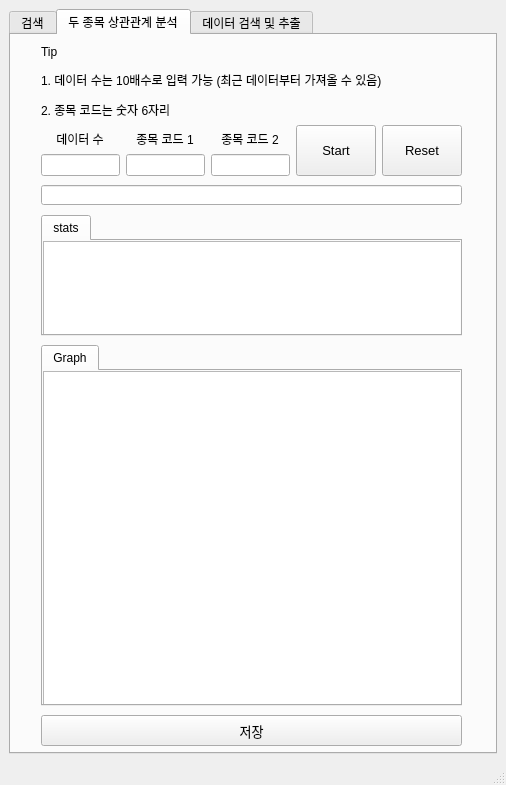
<?xml version="1.0" encoding="UTF-8"?>
<ui version="4.0">
 <class>MainWindow</class>
 <widget class="QMainWindow" name="MainWindow">
  <property name="geometry">
   <rect>
    <x>0</x>
    <y>0</y>
    <width>506</width>
    <height>785</height>
   </rect>
  </property>
  <property name="font">
   <font>
    <stylestrategy>PreferAntialias</stylestrategy>
   </font>
  </property>
  <property name="windowTitle">
   <string>MainWindow</string>
  </property>
  <widget class="QWidget" name="centralwidget">
   <layout class="QVBoxLayout" name="verticalLayout">
    <item>
     <widget class="QTabWidget" name="tabWidget_1">
      <property name="currentIndex">
       <number>1</number>
      </property>
      <widget class="QWidget" name="tab_1">
       <attribute name="title">
        <string>검색</string>
       </attribute>
       <widget class="QTableView" name="tableView_Stocklist">
        <property name="geometry">
         <rect>
          <x>30</x>
          <y>180</y>
          <width>421</width>
          <height>531</height>
         </rect>
        </property>
       </widget>
       <widget class="QLineEdit" name="result_1">
        <property name="geometry">
         <rect>
          <x>30</x>
          <y>150</y>
          <width>421</width>
          <height>20</height>
         </rect>
        </property>
        <property name="font">
         <font>
          <weight>75</weight>
          <bold>true</bold>
         </font>
        </property>
        <property name="cursor">
         <cursorShape>IBeamCursor</cursorShape>
        </property>
        <property name="alignment">
         <set>Qt::AlignCenter</set>
        </property>
        <property name="dragEnabled">
         <bool>true</bool>
        </property>
        <property name="readOnly">
         <bool>true</bool>
        </property>
       </widget>
       <widget class="QWidget" name="horizontalLayoutWidget_7">
        <property name="geometry">
         <rect>
          <x>30</x>
          <y>90</y>
          <width>421</width>
          <height>51</height>
         </rect>
        </property>
        <layout class="QHBoxLayout" name="horizontalLayout_6">
         <item>
          <widget class="QPushButton" name="Load_data_btn">
           <property name="sizePolicy">
            <sizepolicy hsizetype="Maximum" vsizetype="Ignored">
             <horstretch>0</horstretch>
             <verstretch>0</verstretch>
            </sizepolicy>
           </property>
           <property name="font">
            <font>
             <pointsize>10</pointsize>
             <stylestrategy>PreferAntialias</stylestrategy>
            </font>
           </property>
           <property name="autoFillBackground">
            <bool>false</bool>
           </property>
           <property name="text">
            <string>Load
Data</string>
           </property>
           <property name="autoDefault">
            <bool>false</bool>
           </property>
          </widget>
         </item>
         <item>
          <layout class="QVBoxLayout" name="verticalLayout_11">
           <item alignment="Qt::AlignHCenter|Qt::AlignBottom">
            <widget class="QLabel" name="label1_1">
             <property name="sizePolicy">
              <sizepolicy hsizetype="Fixed" vsizetype="Fixed">
               <horstretch>0</horstretch>
               <verstretch>0</verstretch>
              </sizepolicy>
             </property>
             <property name="font">
              <font>
               <pointsize>9</pointsize>
               <stylestrategy>PreferAntialias</stylestrategy>
              </font>
             </property>
             <property name="text">
              <string>종목 이름</string>
             </property>
             <property name="alignment">
              <set>Qt::AlignCenter</set>
             </property>
            </widget>
           </item>
           <item>
            <widget class="QLineEdit" name="stock_name">
             <property name="sizePolicy">
              <sizepolicy hsizetype="Ignored" vsizetype="Ignored">
               <horstretch>0</horstretch>
               <verstretch>0</verstretch>
              </sizepolicy>
             </property>
             <property name="inputMethodHints">
              <set>Qt::ImhDigitsOnly</set>
             </property>
             <property name="text">
              <string/>
             </property>
             <property name="alignment">
              <set>Qt::AlignCenter</set>
             </property>
            </widget>
           </item>
          </layout>
         </item>
         <item>
          <widget class="QPushButton" name="Search_btn1">
           <property name="sizePolicy">
            <sizepolicy hsizetype="Maximum" vsizetype="Ignored">
             <horstretch>0</horstretch>
             <verstretch>0</verstretch>
            </sizepolicy>
           </property>
           <property name="font">
            <font>
             <pointsize>10</pointsize>
             <stylestrategy>PreferAntialias</stylestrategy>
            </font>
           </property>
           <property name="autoFillBackground">
            <bool>false</bool>
           </property>
           <property name="text">
            <string>Search</string>
           </property>
          </widget>
         </item>
         <item>
          <layout class="QVBoxLayout" name="verticalLayout_16">
           <item alignment="Qt::AlignHCenter|Qt::AlignBottom">
            <widget class="QLabel" name="label1_6">
             <property name="sizePolicy">
              <sizepolicy hsizetype="Fixed" vsizetype="Fixed">
               <horstretch>0</horstretch>
               <verstretch>0</verstretch>
              </sizepolicy>
             </property>
             <property name="font">
              <font>
               <pointsize>9</pointsize>
               <stylestrategy>PreferAntialias</stylestrategy>
              </font>
             </property>
             <property name="text">
              <string>검색된 종목 코드</string>
             </property>
             <property name="alignment">
              <set>Qt::AlignCenter</set>
             </property>
            </widget>
           </item>
           <item>
            <widget class="QLineEdit" name="stock_number">
             <property name="sizePolicy">
              <sizepolicy hsizetype="Ignored" vsizetype="Ignored">
               <horstretch>0</horstretch>
               <verstretch>0</verstretch>
              </sizepolicy>
             </property>
             <property name="inputMethodHints">
              <set>Qt::ImhDigitsOnly</set>
             </property>
             <property name="text">
              <string/>
             </property>
             <property name="alignment">
              <set>Qt::AlignCenter</set>
             </property>
             <property name="readOnly">
              <bool>true</bool>
             </property>
            </widget>
           </item>
          </layout>
         </item>
        </layout>
       </widget>
       <widget class="QLabel" name="tips1">
        <property name="geometry">
         <rect>
          <x>30</x>
          <y>10</y>
          <width>421</width>
          <height>71</height>
         </rect>
        </property>
        <property name="sizePolicy">
         <sizepolicy hsizetype="Fixed" vsizetype="Fixed">
          <horstretch>0</horstretch>
          <verstretch>0</verstretch>
         </sizepolicy>
        </property>
        <property name="font">
         <font>
          <pointsize>9</pointsize>
          <stylestrategy>PreferAntialias</stylestrategy>
         </font>
        </property>
        <property name="frameShape">
         <enum>QFrame::NoFrame</enum>
        </property>
        <property name="frameShadow">
         <enum>QFrame::Plain</enum>
        </property>
        <property name="text">
         <string>&lt;html&gt;&lt;head/&gt;&lt;body&gt;&lt;p&gt;Tip&lt;/p&gt;&lt;p&gt;Load Data -&amp;gt; 종목 이름 입력 -&amp;gt; Search&lt;/p&gt;&lt;/body&gt;&lt;/html&gt;</string>
        </property>
        <property name="textFormat">
         <enum>Qt::AutoText</enum>
        </property>
        <property name="alignment">
         <set>Qt::AlignLeading|Qt::AlignLeft|Qt::AlignVCenter</set>
        </property>
       </widget>
      </widget>
      <widget class="QWidget" name="tab_2">
       <attribute name="title">
        <string>두 종목 상관관계 분석</string>
       </attribute>
       <widget class="QWidget" name="horizontalLayoutWidget_5">
        <property name="geometry">
         <rect>
          <x>30</x>
          <y>90</y>
          <width>421</width>
          <height>51</height>
         </rect>
        </property>
        <layout class="QHBoxLayout" name="horizontalLayout">
         <item>
          <layout class="QHBoxLayout" name="horizontalLayout_1">
           <item>
            <layout class="QVBoxLayout" name="verticalLayout_1">
             <item alignment="Qt::AlignHCenter|Qt::AlignBottom">
              <widget class="QLabel" name="label2_1">
               <property name="sizePolicy">
                <sizepolicy hsizetype="Fixed" vsizetype="Fixed">
                 <horstretch>0</horstretch>
                 <verstretch>0</verstretch>
                </sizepolicy>
               </property>
               <property name="font">
                <font>
                 <pointsize>9</pointsize>
                 <stylestrategy>PreferAntialias</stylestrategy>
                </font>
               </property>
               <property name="text">
                <string>데이터 수</string>
               </property>
               <property name="alignment">
                <set>Qt::AlignCenter</set>
               </property>
              </widget>
             </item>
             <item>
              <widget class="QLineEdit" name="data_len">
               <property name="sizePolicy">
                <sizepolicy hsizetype="Ignored" vsizetype="Ignored">
                 <horstretch>0</horstretch>
                 <verstretch>0</verstretch>
                </sizepolicy>
               </property>
               <property name="inputMethodHints">
                <set>Qt::ImhDigitsOnly</set>
               </property>
               <property name="text">
                <string/>
               </property>
               <property name="alignment">
                <set>Qt::AlignCenter</set>
               </property>
              </widget>
             </item>
            </layout>
           </item>
           <item>
            <layout class="QVBoxLayout" name="verticalLayout_2">
             <item alignment="Qt::AlignHCenter|Qt::AlignBottom">
              <widget class="QLabel" name="label2_2">
               <property name="sizePolicy">
                <sizepolicy hsizetype="Fixed" vsizetype="Fixed">
                 <horstretch>0</horstretch>
                 <verstretch>0</verstretch>
                </sizepolicy>
               </property>
               <property name="font">
                <font>
                 <pointsize>9</pointsize>
                 <stylestrategy>PreferAntialias</stylestrategy>
                </font>
               </property>
               <property name="text">
                <string>종목 코드 1</string>
               </property>
               <property name="alignment">
                <set>Qt::AlignCenter</set>
               </property>
              </widget>
             </item>
             <item>
              <widget class="QLineEdit" name="stock_num1">
               <property name="sizePolicy">
                <sizepolicy hsizetype="Ignored" vsizetype="Ignored">
                 <horstretch>0</horstretch>
                 <verstretch>0</verstretch>
                </sizepolicy>
               </property>
               <property name="inputMethodHints">
                <set>Qt::ImhDigitsOnly</set>
               </property>
               <property name="text">
                <string/>
               </property>
               <property name="alignment">
                <set>Qt::AlignCenter</set>
               </property>
              </widget>
             </item>
            </layout>
           </item>
           <item>
            <layout class="QVBoxLayout" name="verticalLayout_3">
             <item alignment="Qt::AlignHCenter|Qt::AlignBottom">
              <widget class="QLabel" name="label2_3">
               <property name="sizePolicy">
                <sizepolicy hsizetype="Fixed" vsizetype="Fixed">
                 <horstretch>0</horstretch>
                 <verstretch>0</verstretch>
                </sizepolicy>
               </property>
               <property name="font">
                <font>
                 <pointsize>9</pointsize>
                 <stylestrategy>PreferAntialias</stylestrategy>
                </font>
               </property>
               <property name="text">
                <string>종목 코드 2</string>
               </property>
               <property name="alignment">
                <set>Qt::AlignCenter</set>
               </property>
              </widget>
             </item>
             <item>
              <widget class="QLineEdit" name="stock_num2">
               <property name="sizePolicy">
                <sizepolicy hsizetype="Ignored" vsizetype="Ignored">
                 <horstretch>0</horstretch>
                 <verstretch>0</verstretch>
                </sizepolicy>
               </property>
               <property name="inputMethodHints">
                <set>Qt::ImhDigitsOnly</set>
               </property>
               <property name="text">
                <string/>
               </property>
               <property name="alignment">
                <set>Qt::AlignCenter</set>
               </property>
              </widget>
             </item>
            </layout>
           </item>
          </layout>
         </item>
         <item>
          <widget class="QPushButton" name="Start_btn2">
           <property name="sizePolicy">
            <sizepolicy hsizetype="Maximum" vsizetype="Ignored">
             <horstretch>0</horstretch>
             <verstretch>0</verstretch>
            </sizepolicy>
           </property>
           <property name="font">
            <font>
             <pointsize>10</pointsize>
             <stylestrategy>PreferAntialias</stylestrategy>
            </font>
           </property>
           <property name="autoFillBackground">
            <bool>false</bool>
           </property>
           <property name="text">
            <string>Start</string>
           </property>
           <property name="autoDefault">
            <bool>false</bool>
           </property>
          </widget>
         </item>
         <item>
          <widget class="QPushButton" name="Reset_btn2">
           <property name="sizePolicy">
            <sizepolicy hsizetype="Maximum" vsizetype="Ignored">
             <horstretch>0</horstretch>
             <verstretch>0</verstretch>
            </sizepolicy>
           </property>
           <property name="font">
            <font>
             <pointsize>10</pointsize>
             <stylestrategy>PreferAntialias</stylestrategy>
            </font>
           </property>
           <property name="autoFillBackground">
            <bool>false</bool>
           </property>
           <property name="text">
            <string>Reset</string>
           </property>
          </widget>
         </item>
        </layout>
       </widget>
       <widget class="QLabel" name="tips2">
        <property name="geometry">
         <rect>
          <x>30</x>
          <y>10</y>
          <width>421</width>
          <height>71</height>
         </rect>
        </property>
        <property name="sizePolicy">
         <sizepolicy hsizetype="Fixed" vsizetype="Fixed">
          <horstretch>0</horstretch>
          <verstretch>0</verstretch>
         </sizepolicy>
        </property>
        <property name="font">
         <font>
          <pointsize>9</pointsize>
          <stylestrategy>PreferAntialias</stylestrategy>
         </font>
        </property>
        <property name="inputMethodHints">
         <set>Qt::ImhNone</set>
        </property>
        <property name="frameShape">
         <enum>QFrame::NoFrame</enum>
        </property>
        <property name="frameShadow">
         <enum>QFrame::Plain</enum>
        </property>
        <property name="text">
         <string>&lt;html&gt;&lt;head/&gt;&lt;body&gt;&lt;p&gt;Tip&lt;/p&gt;&lt;p&gt;1. 데이터 수는 10배수로 입력 가능 (최근 데이터부터 가져올 수 있음)&lt;/p&gt;&lt;p&gt;2. 종목 코드는 숫자 6자리&lt;/p&gt;&lt;/body&gt;&lt;/html&gt;</string>
        </property>
        <property name="textFormat">
         <enum>Qt::AutoText</enum>
        </property>
        <property name="alignment">
         <set>Qt::AlignLeading|Qt::AlignLeft|Qt::AlignVCenter</set>
        </property>
       </widget>
       <widget class="QLineEdit" name="result_2">
        <property name="geometry">
         <rect>
          <x>30</x>
          <y>150</y>
          <width>421</width>
          <height>20</height>
         </rect>
        </property>
        <property name="font">
         <font>
          <weight>75</weight>
          <bold>true</bold>
         </font>
        </property>
        <property name="cursor">
         <cursorShape>IBeamCursor</cursorShape>
        </property>
        <property name="alignment">
         <set>Qt::AlignCenter</set>
        </property>
        <property name="readOnly">
         <bool>true</bool>
        </property>
       </widget>
       <widget class="QPushButton" name="save_btn2">
        <property name="geometry">
         <rect>
          <x>30</x>
          <y>680</y>
          <width>421</width>
          <height>31</height>
         </rect>
        </property>
        <property name="sizePolicy">
         <sizepolicy hsizetype="Maximum" vsizetype="Ignored">
          <horstretch>0</horstretch>
          <verstretch>0</verstretch>
         </sizepolicy>
        </property>
        <property name="font">
         <font>
          <pointsize>10</pointsize>
          <stylestrategy>PreferAntialias</stylestrategy>
         </font>
        </property>
        <property name="autoFillBackground">
         <bool>false</bool>
        </property>
        <property name="text">
         <string>저장</string>
        </property>
       </widget>
       <widget class="QTabWidget" name="tabWidget_2">
        <property name="geometry">
         <rect>
          <x>30</x>
          <y>180</y>
          <width>421</width>
          <height>121</height>
         </rect>
        </property>
        <property name="currentIndex">
         <number>0</number>
        </property>
        <widget class="QWidget" name="tab2_1">
         <attribute name="title">
          <string>stats</string>
         </attribute>
         <widget class="QTextBrowser" name="stats">
          <property name="geometry">
           <rect>
            <x>0</x>
            <y>0</y>
            <width>421</width>
            <height>101</height>
           </rect>
          </property>
         </widget>
        </widget>
       </widget>
       <widget class="QTabWidget" name="tabWidget_4">
        <property name="geometry">
         <rect>
          <x>30</x>
          <y>310</y>
          <width>421</width>
          <height>361</height>
         </rect>
        </property>
        <property name="currentIndex">
         <number>0</number>
        </property>
        <widget class="QWidget" name="tab2_2">
         <attribute name="title">
          <string>Graph</string>
         </attribute>
         <widget class="QListView" name="listView">
          <property name="geometry">
           <rect>
            <x>0</x>
            <y>0</y>
            <width>421</width>
            <height>341</height>
           </rect>
          </property>
         </widget>
        </widget>
       </widget>
      </widget>
      <widget class="QWidget" name="tab_3">
       <attribute name="title">
        <string>데이터 검색 및 추출</string>
       </attribute>
       <widget class="QLabel" name="tips">
        <property name="geometry">
         <rect>
          <x>30</x>
          <y>10</y>
          <width>421</width>
          <height>71</height>
         </rect>
        </property>
        <property name="sizePolicy">
         <sizepolicy hsizetype="Fixed" vsizetype="Fixed">
          <horstretch>0</horstretch>
          <verstretch>0</verstretch>
         </sizepolicy>
        </property>
        <property name="font">
         <font>
          <pointsize>9</pointsize>
          <stylestrategy>PreferAntialias</stylestrategy>
         </font>
        </property>
        <property name="frameShape">
         <enum>QFrame::NoFrame</enum>
        </property>
        <property name="frameShadow">
         <enum>QFrame::Plain</enum>
        </property>
        <property name="text">
         <string>&lt;html&gt;&lt;head/&gt;&lt;body&gt;&lt;p&gt;Tip&lt;/p&gt;&lt;p&gt;1. 데이터 수는 10배수로 입력 가능 (최근 데이터부터 가져올 수 있음)&lt;/p&gt;&lt;p&gt;2. 종목 코드는 숫자 6자리&lt;/p&gt;&lt;/body&gt;&lt;/html&gt;</string>
        </property>
        <property name="textFormat">
         <enum>Qt::AutoText</enum>
        </property>
        <property name="alignment">
         <set>Qt::AlignLeading|Qt::AlignLeft|Qt::AlignVCenter</set>
        </property>
       </widget>
       <widget class="QPushButton" name="save_btn3">
        <property name="geometry">
         <rect>
          <x>30</x>
          <y>680</y>
          <width>421</width>
          <height>31</height>
         </rect>
        </property>
        <property name="sizePolicy">
         <sizepolicy hsizetype="Maximum" vsizetype="Ignored">
          <horstretch>0</horstretch>
          <verstretch>0</verstretch>
         </sizepolicy>
        </property>
        <property name="font">
         <font>
          <pointsize>10</pointsize>
          <stylestrategy>PreferAntialias</stylestrategy>
         </font>
        </property>
        <property name="autoFillBackground">
         <bool>false</bool>
        </property>
        <property name="text">
         <string>저장</string>
        </property>
       </widget>
       <widget class="QWidget" name="horizontalLayoutWidget_6">
        <property name="geometry">
         <rect>
          <x>30</x>
          <y>90</y>
          <width>421</width>
          <height>51</height>
         </rect>
        </property>
        <layout class="QHBoxLayout" name="horizontalLayout_4">
         <item>
          <layout class="QHBoxLayout" name="horizontalLayout_5">
           <item>
            <layout class="QVBoxLayout" name="verticalLayout_7">
             <item alignment="Qt::AlignHCenter|Qt::AlignBottom">
              <widget class="QLabel" name="label3_1">
               <property name="sizePolicy">
                <sizepolicy hsizetype="Fixed" vsizetype="Fixed">
                 <horstretch>0</horstretch>
                 <verstretch>0</verstretch>
                </sizepolicy>
               </property>
               <property name="font">
                <font>
                 <pointsize>9</pointsize>
                 <stylestrategy>PreferAntialias</stylestrategy>
                </font>
               </property>
               <property name="text">
                <string>데이터 수</string>
               </property>
               <property name="alignment">
                <set>Qt::AlignCenter</set>
               </property>
              </widget>
             </item>
             <item>
              <widget class="QLineEdit" name="data_len_2">
               <property name="sizePolicy">
                <sizepolicy hsizetype="Ignored" vsizetype="Ignored">
                 <horstretch>0</horstretch>
                 <verstretch>0</verstretch>
                </sizepolicy>
               </property>
               <property name="inputMethodHints">
                <set>Qt::ImhNone</set>
               </property>
               <property name="text">
                <string/>
               </property>
               <property name="alignment">
                <set>Qt::AlignCenter</set>
               </property>
              </widget>
             </item>
            </layout>
           </item>
           <item>
            <layout class="QVBoxLayout" name="verticalLayout_8">
             <item alignment="Qt::AlignHCenter|Qt::AlignBottom">
              <widget class="QLabel" name="label3_2">
               <property name="sizePolicy">
                <sizepolicy hsizetype="Fixed" vsizetype="Fixed">
                 <horstretch>0</horstretch>
                 <verstretch>0</verstretch>
                </sizepolicy>
               </property>
               <property name="font">
                <font>
                 <pointsize>9</pointsize>
                 <stylestrategy>PreferAntialias</stylestrategy>
                </font>
               </property>
               <property name="text">
                <string>종목 코드</string>
               </property>
               <property name="alignment">
                <set>Qt::AlignCenter</set>
               </property>
              </widget>
             </item>
             <item>
              <widget class="QLineEdit" name="stock_num">
               <property name="sizePolicy">
                <sizepolicy hsizetype="Ignored" vsizetype="Ignored">
                 <horstretch>0</horstretch>
                 <verstretch>0</verstretch>
                </sizepolicy>
               </property>
               <property name="inputMethodHints">
                <set>Qt::ImhNone</set>
               </property>
               <property name="text">
                <string/>
               </property>
               <property name="alignment">
                <set>Qt::AlignCenter</set>
               </property>
              </widget>
             </item>
            </layout>
           </item>
          </layout>
         </item>
         <item>
          <widget class="QPushButton" name="Search_btn3">
           <property name="sizePolicy">
            <sizepolicy hsizetype="Maximum" vsizetype="Ignored">
             <horstretch>0</horstretch>
             <verstretch>0</verstretch>
            </sizepolicy>
           </property>
           <property name="font">
            <font>
             <pointsize>10</pointsize>
             <stylestrategy>PreferAntialias</stylestrategy>
            </font>
           </property>
           <property name="autoFillBackground">
            <bool>false</bool>
           </property>
           <property name="text">
            <string>Search</string>
           </property>
           <property name="autoDefault">
            <bool>false</bool>
           </property>
          </widget>
         </item>
         <item>
          <widget class="QPushButton" name="Reset_btn3">
           <property name="sizePolicy">
            <sizepolicy hsizetype="Maximum" vsizetype="Ignored">
             <horstretch>0</horstretch>
             <verstretch>0</verstretch>
            </sizepolicy>
           </property>
           <property name="font">
            <font>
             <pointsize>10</pointsize>
             <stylestrategy>PreferAntialias</stylestrategy>
            </font>
           </property>
           <property name="autoFillBackground">
            <bool>false</bool>
           </property>
           <property name="text">
            <string>Reset</string>
           </property>
          </widget>
         </item>
        </layout>
       </widget>
       <widget class="QLineEdit" name="result_3">
        <property name="geometry">
         <rect>
          <x>30</x>
          <y>150</y>
          <width>421</width>
          <height>20</height>
         </rect>
        </property>
        <property name="font">
         <font>
          <weight>75</weight>
          <bold>true</bold>
         </font>
        </property>
        <property name="cursor">
         <cursorShape>IBeamCursor</cursorShape>
        </property>
        <property name="alignment">
         <set>Qt::AlignCenter</set>
        </property>
        <property name="dragEnabled">
         <bool>true</bool>
        </property>
        <property name="readOnly">
         <bool>true</bool>
        </property>
       </widget>
       <widget class="QTableView" name="tableView">
        <property name="geometry">
         <rect>
          <x>30</x>
          <y>190</y>
          <width>421</width>
          <height>481</height>
         </rect>
        </property>
        <property name="sizePolicy">
         <sizepolicy hsizetype="Ignored" vsizetype="Ignored">
          <horstretch>0</horstretch>
          <verstretch>0</verstretch>
         </sizepolicy>
        </property>
       </widget>
      </widget>
     </widget>
    </item>
   </layout>
  </widget>
  <widget class="QStatusBar" name="statusbar"/>
 </widget>
 <resources/>
 <connections/>
</ui>
